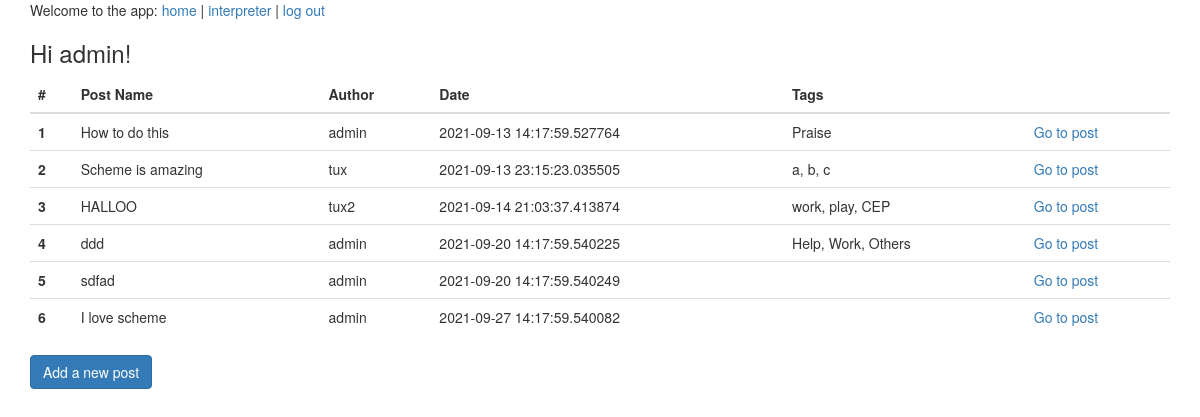
/mainpage (signed in), run on an earlier commit of the app's database.
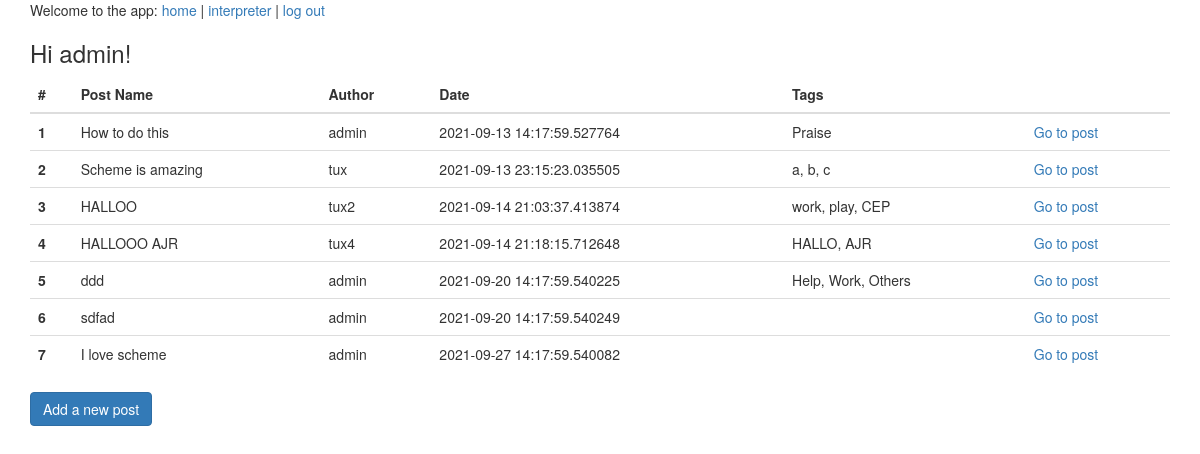
And on a later commit of the database.
### schemeinterp/models.py (models this page shows, shortened)
class Post(db.Model):
    id = db.Column(db.Integer, primary_key=True)
    name = db.Column(db.String(256))
    description = db.Column(db.String(256))
    tdate = db.Column(db.DateTime)
    user_id = db.Column(db.Integer, db.ForeignKey("user.id"))
    tags = db.relationship("Tag", backref="posts", lazy=True)
    replies = db.relationship("Reply", backref="reply", lazy=True)

class User(db.Model, UserMixin):
    id = db.Column(db.Integer, primary_key=True)
    username = db.Column(db.String(50), unique=True)
    password = db.Column(db.String(256))
    email = db.Column(db.String(120), index=True, unique=True)
    date_created = db.Column(db.DateTime, default=datetime.now())
    posts = db.relationship(
        "Post", backref="user", lazy="joined"
    )  # ONE TO MANY relship for post
    replies = db.relationship("Reply", backref="user", lazy="joined")
    tags = db.relationship(
        "Tag", backref="user", lazy="joined"
    )  # ONE TO MANY relship for tags

class Tag(db.Model):
    id = db.Column(db.Integer, primary_key=True)
    name = db.Column(db.String(256))
    user_id = db.Column(db.Integer, db.ForeignKey("user.id"))  # links to user
    post_id = db.Column(db.Integer, db.ForeignKey("post.id"))

### schemeinterp/views.py (the view)
@app.route("/mainpage")
@login_required
def index():
    posts = Post.query.order_by(Post.tdate).all()
    users = []
    for i in range(len(posts)):
        users.append(User.query.filter_by(id=posts[i].user_id).first().username)
    return render_template("mainpage.html", tasks=posts, users=users)

### schemeinterp/models.py (called while the page is built)
@login.user_loader
def load_user(user_id):
    return User.query.get(int(user_id))

### schemeinterp/templates/mainpage.html
{% extends "template.html" %}
{% block content %}
<div class="container">
  {% if current_user.is_authenticated %}
    <h3>Hi {{ current_user.username }}!</h3>
  {% endif %}
  <table class="table">
  <thead>
    <tr>
      <th scope="col">#</th>
      <th scope="col">Post Name</th>
      <th scope="col">Author</th>
      <th scope="col">Date</th>
      <th scope="col">Tags</th>
      <th scope="col"></th>
    </tr>
  </thead>
  <tbody>
    {% for task in range(tasks|length) %}
    <tr>
      <th scope="row">{{loop.index}}</th>
      <td>{{tasks[task].name}}</td>
      <td>{{users[task]}}</td>
      <td>{{tasks[task].tdate}}</td>
      <td>{% for tag in tasks[task].tags %}
            {% if loop.index != loop.length %}
              {{tag.name}},
            {% else %}
              {{tag.name}}
            {% endif %}
          {% endfor %}
      </td>
      <td><a href="/postpage/{{tasks[task].id}}">Go to post</a></td>
    </tr>
    {% endfor %}
  </tbody>
</table>
  <form action="{{url_for("wtform")}}">
  <input type="Submit" value="Add a new post" class="btn btn-primary" >
  </form>
</div>
{% endblock %}

What changed in the data, as far as the page shows it:
added Post: name "HALLOOO AJR", tdate "2021-09-14 21:18:15.712648"
added User: username "tux4"
added Tag: name "HALLO", shown under "HALLOOO AJR"
added Tag: name "AJR", shown under "HALLOOO AJR"
Also different on the page:
new list line: "4 Go to post"
